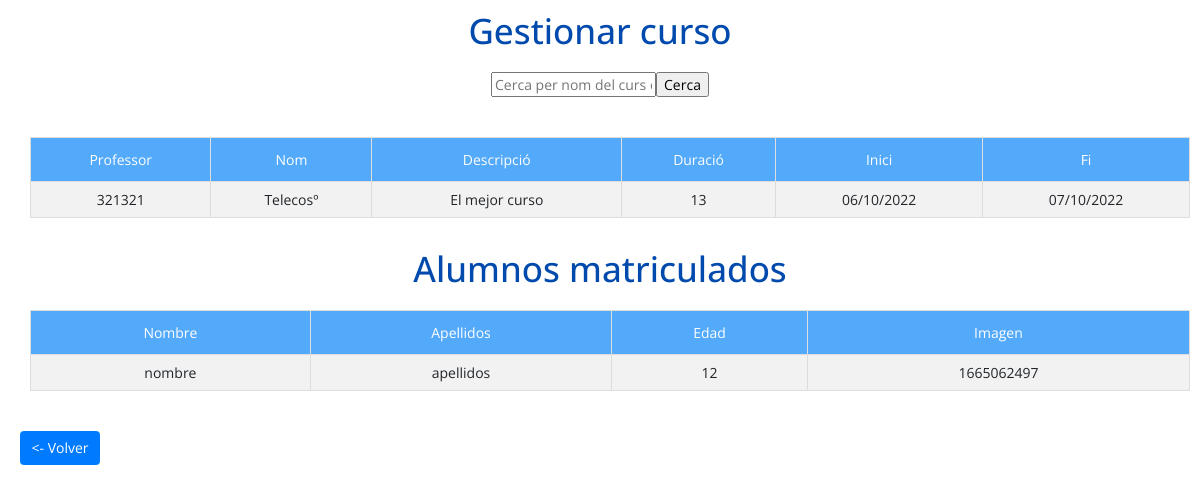
Page /teacher/teacherCourse.php?id_course=5 (signed in) on the committed database.
### tables this page shows
CREATE TABLE `courses` (
  `id_course` int(11) NOT NULL,
  `teacher_id` int(11) NOT NULL,
  `name` varchar(50) NOT NULL,
  `description` varchar(255) NOT NULL,
  `duration` int(15) DEFAULT NULL,
  `start` int(50) NOT NULL,
  `end` int(50) NOT NULL
);

CREATE TABLE `teacher` (
  `teacher_id` int(11) NOT NULL,
  `dni` varchar(21) NOT NULL,
  `name` varchar(50) NOT NULL,
  `surname` varchar(50) NOT NULL,
  `title` varchar(50) NOT NULL,
  `description` varchar(50) NOT NULL,
  `password` varchar(255) NOT NULL,
  `created_at` datetime DEFAULT current_timestamp(),
  `image` varchar(100) DEFAULT NULL
);

CREATE TABLE `students` (
  `id_student` int(100) NOT NULL,
  `DNI` varchar(10) NOT NULL,
  `name` varchar(20) NOT NULL,
  `surname` varchar(30) NOT NULL,
  `age` int(3) NOT NULL,
  `password` varchar(100) NOT NULL,
  `image` varchar(100) NOT NULL,
  `created_at` datetime DEFAULT current_timestamp()
);

### teacher/teacherCourse.php (the view, shortened to what this page needs)
<!DOCTYPE html>
<html lang="en">
<head>
  <link rel="stylesheet" href="../styles/admin.css">
  <link rel="stylesheet" href="https://stackpath.bootstrapcdn.com/bootstrap/4.5.2/css/bootstrap.min.css">
</head>
<body>
  <h1>Gestionar curso</h1>
  <?php
  $con = mysqli_connect("localhost", "root", "");
  mysqli_select_db($con, "courses");
  echo "<div style='display: flex; justify-content: center; margin-bottom: 20px; align-items:center;'>";
  echo "<form action='adminCourses.php' method='GET'>";
  echo "<input type='text' name='search' placeholder='Cerca per nom del curs o DNI'>";
  echo "<input type='submit' value='Cerca'>";
  echo "</form>";
  echo "</div>";
  $query = "SELECT * FROM courses WHERE id_course = " . $_GET["id_course"];
  $courses = mysqli_query($con, $query);
  ?>
  <div style="width: 100%; display: flex; justify-content: center; margin-bottom: 20px; align-items:center;">
    <?php
    echo "<table border='1'>
<tr>
<th>Professor</th>
<th>Nom</th>
<th>Descripció</th>
<th>Duració</th>
<th>Inici</th>
<th>Fi</th>
</tr>";
    $query = 'SELECT * FROM teacher';
    $result = mysqli_query($con, $query);
    while ($course_row = mysqli_fetch_array($courses)) {
      $enrollmentQuery = "SELECT * FROM enrollment WHERE id_course = " . $course_row['id_course'] . " AND id_student = " . $_SESSION['id'];
      $resultQuery = mysqli_query($con, $enrollmentQuery);
      if ($course_row['start'] > time() && mysqli_num_rows($resultQuery) == 0) {
        echo "<tr>";
        while ($teacher_row = mysqli_fetch_array($result)) {
          if ($teacher_row['teacher_id'] == $teacher_row['teacher_id']) {
            $teacher_name = $teacher_row['name'];
          }
        }
        if ($course_row['teacher_id'] == $_SESSION['id']) {
          echo "<td>" . $teacher_name . "</td>";
          echo "<td>" . $course_row['name'] . "</td>";
          echo "<td>" . $course_row['description'] . "</td>";
          echo "<td>" . $course_row['duration'] . "</td>";
          echo "<td>" . date('d/m/Y', $course_row['start']) . "</td>";
          echo "<td>" . date('d/m/Y', $course_row['end']) . "</td>";
          echo "</tr>";
        }
      }
      mysqli_data_seek($result, 0);
    }
    echo "</table>";
    ?>
  </div>
  <h1>Alumnos matriculados</h1>
  <div style="width: 100%; display: flex; justify-content: center; margin-bottom: 20px; align-items:center;">
    <?php
    $enrollmentsQuery = "SELECT * FROM enrollment WHERE id_course = " . $_GET["id_course"];
    $enrollments = mysqli_query($con, $enrollmentsQuery);
    echo "<table border='1'>
    <tr>
      <th>Nombre</th>
      <th>Apellidos</th>
      <th>Edad</th>
      <th>Imagen</th>
    </tr>";
    while ($enrollment_row = mysqli_fetch_array($enrollments)) {
      $studentsQuery = "SELECT * FROM students WHERE id_student = " . $enrollment_row["id_student"];
      $students = mysqli_query($con, $studentsQuery);
      while ($student_row = mysqli_fetch_array($students)) {
        echo "<tr>";
        echo "<td>" . $student_row["name"] . "</td>";
        echo "<td>" . $student_row["surname"] . "</td>";
        echo "<td>" . $student_row["age"] . "</td>";
        echo "<td>" . $student_row["image"] . "</td>";
        echo "</tr>";
      }
    }
    echo "</table>";
    ?>
    </div>
    <a href="teacherPanel.php" class="btn btn-primary">
      <- Volver</a>
</body>
</html>

### styles/admin.css (style rules this page uses)
* { text-align: center; font: 14px 'Open Sans', sans-serif; margin: 10px; }
h1 { color: #004aad; }
table { border-collapse: collapse; width: 100%; }
td, th { border: 1px solid #ddd; padding: 8px; }
tr:nth-child(even) { background-color: #f2f2f2; }
th { padding-top: 12px; padding-bottom: 12px; text-align: left; background-color: #53a9fa; color: white; }

### rows in the picture
courses: teacher.name "321321", name "Telecosº", description "El mejor curso", duration "13", start "06/10/2022", end "07/10/2022"
students: name "nombre", surname "apellidos", age "12", image "1665062497"
